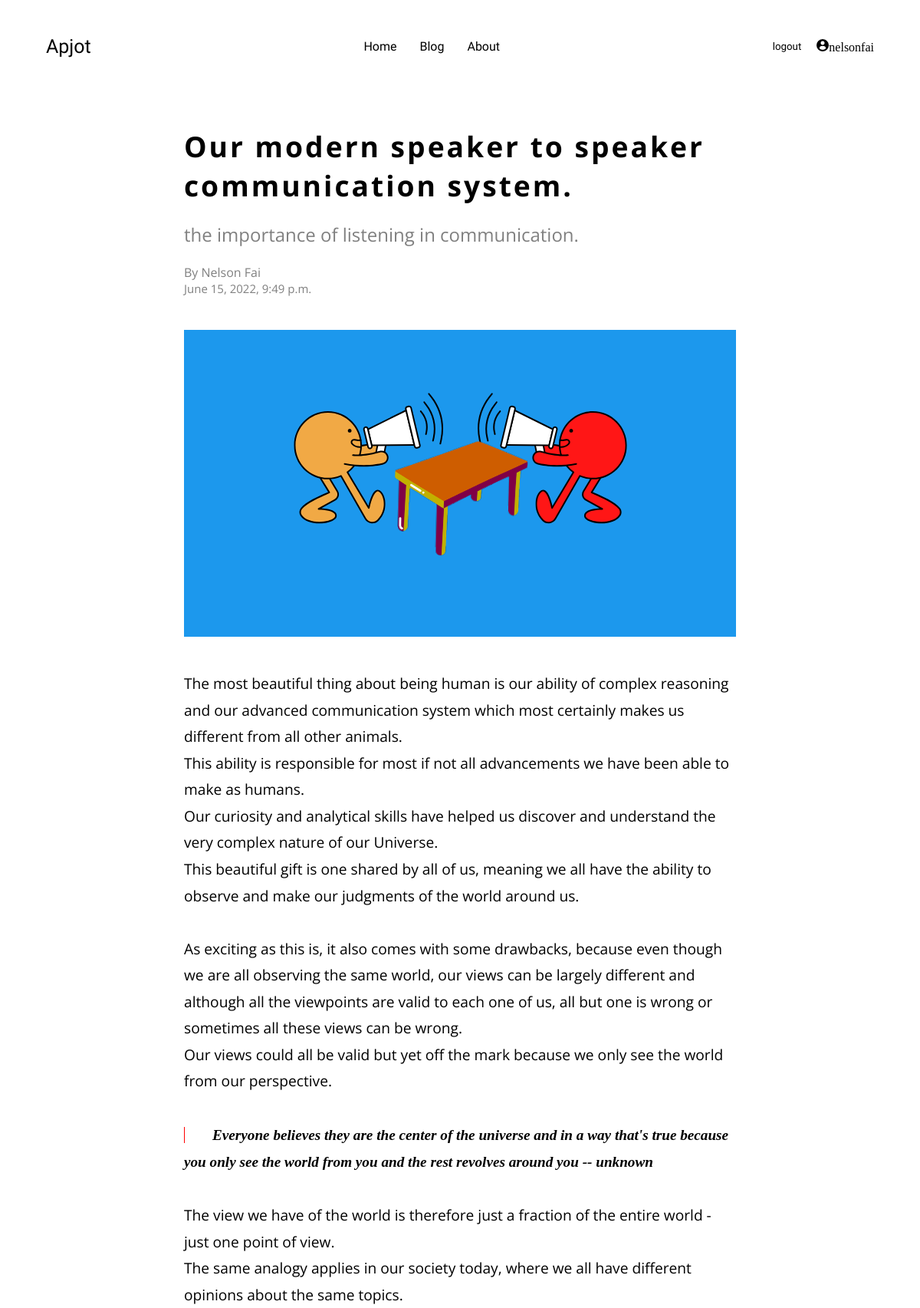
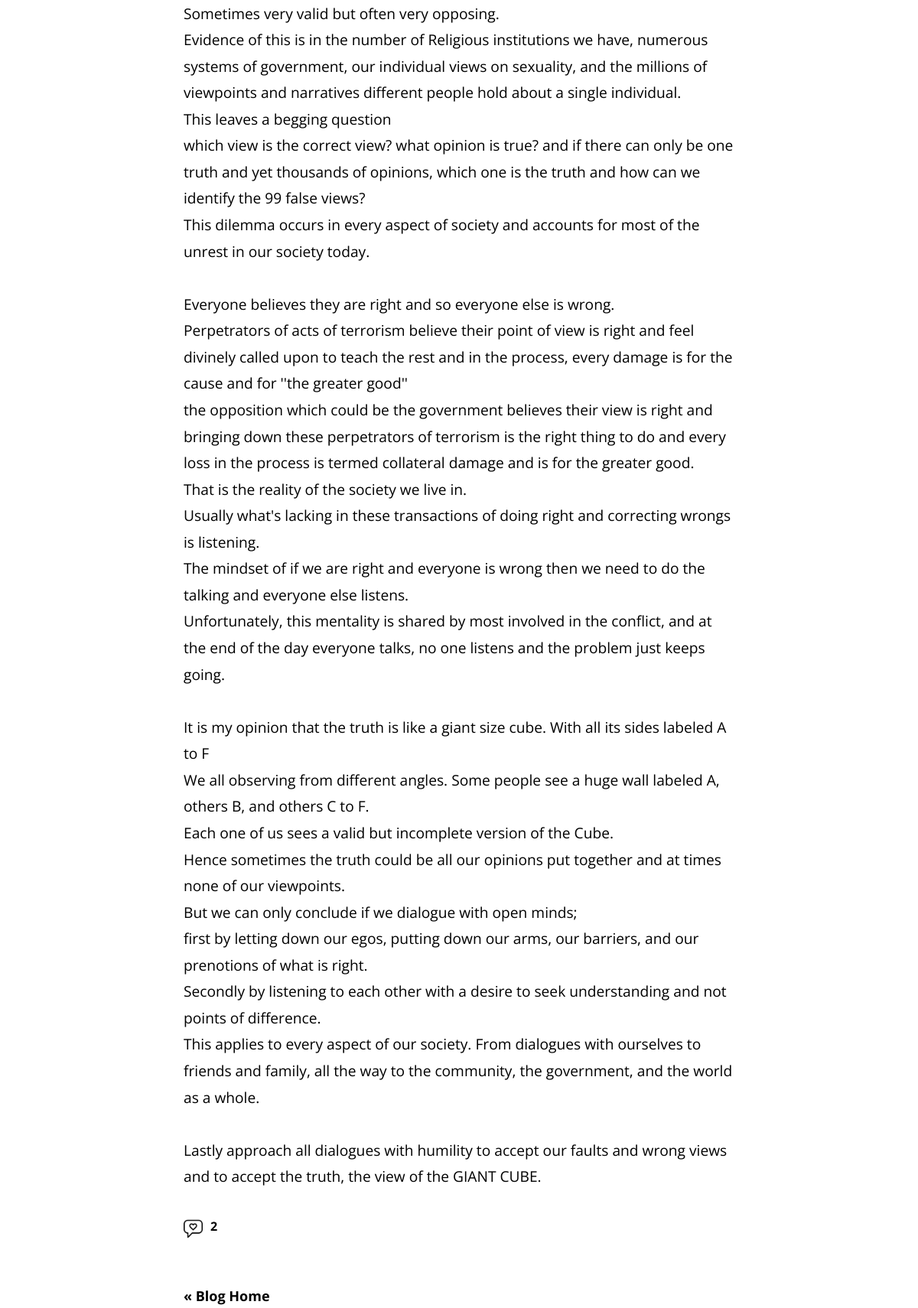
The app's page /blog/our-modern-speaker-to-speaker-communication-system (signed in, upper part) with its own data (2 pictures, top to bottom).
### blog/models.py (models this page shows, shortened)
class Articles (models.Model):
    title = models.CharField( max_length=100)
    body = RichTextField( blank=True, null=True)
    slug = models.SlugField()
    date =models.DateTimeField(auto_now_add=True)
    image = models.FileField()
    likes =models.ManyToManyField(User, default=None,blank=True, related_name='liked')
    tagline=models.CharField(max_length=100 ,blank=True,default=True)
    views = models.IntegerField(default=0)
    applaud = models.IntegerField(default=0)
    publish=models.BooleanField(default=False)

### blog/views.py (the view)
# urls.py: path('<slug:courseid>', views.article_details, name="details"),
def article_details(request,courseid):
        article =Articles.objects.get(slug=courseid)
        if request.method=='POST':
            comment_form = CommentForm(request.POST)
            if comment_form.is_valid():
                obj= comment_form.save(commit=False)
                obj.article = article
                obj.save()
                return JsonResponse({'name': obj.name, 'comment': obj.comment ,'status':'form submitted'})
            else:
                return JsonResponse({'status':'form not submitted'})
        else:
                articles= data()[1:5]
                article.views +=1
                article.save()
                single = Articles.objects.get(id=article.id)
                nextpost =Articles.objects.filter(publish=True).filter(id__gt=single.id).order_by('id').first()
                prevpost =Articles.objects.filter(publish=True).filter(id__lt=single.id).order_by('id').last()
                user= request.user
                comment_form = CommentForm()
                p=article.comments.all().order_by('-date')[0:5]
                pass_on ={
                    'article':article,
                    'comment_form':comment_form,
                    'user':user,
                    'prevpost':prevpost,
                    'nextpost':nextpost,
                    'articles':articles,
                    'p':p
                }
        return render(request, 'blog/details.html',pass_on)

### blog/views.py (called while the page is built)
def data():
    global articles_list
    articles_list=Articles.objects.filter(publish=True).order_by('-date')
    return articles_list

### blog/templates/blog/details.html (shortened to what this page needs)
{% extends 'main/base_layout.html' %}
{% block content %}
<article class="articles">
    <div class="article">
        <h1 id="title"> <a href="{% url 'details' courseid=article.slug %}"> {{ article.title }}  </a> </h1>
        <br>
        <p style="color:grey; font-size: 1.5rem;" > {{ article.tagline}}</p>
        <br>
        <p style="color: grey;"> By Nelson Fai </p>
        <p class="date"> {{article.date}} </p>
        <br>
        <br>
        <div class="article_image" style=" background:url('{{article.image.url}}'); background-size: cover;
        background-repeat: no-repeat;
        background-position:center;">
        </div>
        <br>
        <br>
        <div class="articleBody"> {{ article.body| safe}} </div>
          <form action="{% url 'like_article' courseid=article.slug %}" method="post" id="applaud">
                 <button type="submit"  style="background:transparent; border:none; color:transparent;margin-block: 20px;"> <img src="../static/like.png" alt="image" width ="25px" style = "margin-bottom: -10px; margin-right: 10px;"> </button><strong id="applaudcount">{{article.applaud}}</strong>
                </form>
        <br>
    <br>
<div class="paginationNav" style="text-align:left; display: inline; color:red">
    {% if prevpost %}
        <a href="{{ prevpost.slug}}" class="detail_nav">&laquo; Previous</a>
        {% else %}
        <a href="{% url 'blogHome'%}" class="detail_nav"> &laquo; Blog Home</a>
    {% endif %}
</div>
</div>
<br>
<br>
       <br>
    {% endblock %}

### templates/main/base_layout.html (shortened to what this page needs)
{%  load static %}
<!DOCTYPE html>
<html lang="en">
<head>
    <link rel="stylesheet" href="https://cdnjs.cloudflare.com/ajax/libs/font-awesome/4.7.0/css/font-awesome.min.css">
    <link rel="stylesheet" href="{% static '/css/main.css' %}">
</head>
    <body>
            <nav>
                <div class="logo"> <a href="{% url 'homepage'%}">  Apjot</a> </div>
                <div class="navlinks" id="navlinks">
                        <a href="{% url 'homepage'%}"> Home</a>
                        <a id="blog" href="{% url 'blogHome'%}">Blog</a>
                        <a href=" {% url 'about'%}">About</a>
                </div>
                    {% if request.user.is_authenticated %}
                    <div class="authen">
                        <form action="{% url 'logout'%}" class="logout" method="post" display="hidden">
                            <button type="submit" id="logoutBtn">logout</button>
                        </form>
                        <p> <img src="../media/profile-user.png" alt="profile" class="user">{{user.username}}</p>
                    </div>
                    {% endif %}
            </nav>
            <div class="wrapper">
                {% block content %}
                {% endblock %}
            </div>
</body>
</html>

### static/css/main.css (style rules this page uses)
* { margin:0; padding:0 }
.logo { font-family: 'Kdam Thmor Pro', sans-serif; font-size: 25px; }
a,#logoutBtn { text-decoration: none; color:black; }
nav { display:flex; justify-content: space-between; align-items: center; padding: 3%; width:90%; margin:auto; }
nav .navlinks { display: flex; }
.navlinks a { padding:15px ; font-family: 'Kdam Thmor Pro', sans-serif; font-size: medium; display: block; }
#logoutBtn { font-family: 'Kdam Thmor Pro', sans-serif; background-color:white; border: none; padding-right: 20px; }
.authen { display:flex; justify-content:center; }
.paginationNav { margin-block: 50px; font-size: large; font-family: 'Open Sans',sans-serif; font-weight: bold; }

### blog/templates/blog/details.html (style rules this page uses)
.articles { width:60%; margin:auto; margin-top:20px; padding: 10%; padding-top: 2%; font-family: 'Open Sans', sans-serif; }
.article_image { width: 100%; height: 400px; background: url(''); background-size: cover; background-repeat: no-repeat; background-position: center; }
.article .date { color:GREY; font-size: 15px; }
.article #title { letter-spacing: 3px; font-size: calc(1.2em + 1.5vw); }
.detail_nav { font-weight: bold; display: inline-block; width: 50%; }
.articleBody { line-height:1.8em; font-size: 1.2rem; }
q { font-weight: bold; font-family: 'Times New Roman', Times, serif; }
q::before { content: ""; border-left: 1px solid red; padding-left: 5%; margin-block: 10px; }

### records on screen
Articles: title "Our modern speaker to speaker communication system.", tagline "the importance of listening in communication.", date "June 15, 2022, 9:49 p.m.", image (picture), body "The most beautiful thing about being human is our ability of complex reasoning and our advanced communication system which most certainly makes us different from all other animals. This ability is responsible for most if not all advancements we have been able to make as humans. Our curiosity and analytical skills have helped us discover and understand the very complex nature of our Universe. This beautiful gift is one shared by all of us, meaning we all have the ability to observe and make our judgments of the world around us. As exciting as this is, it also comes with some drawbacks, because even though we are all observing the same world, our views can be largely different and although…", applaud "2"

### other values on screen
{{ user.username }} "nelsonfai"
